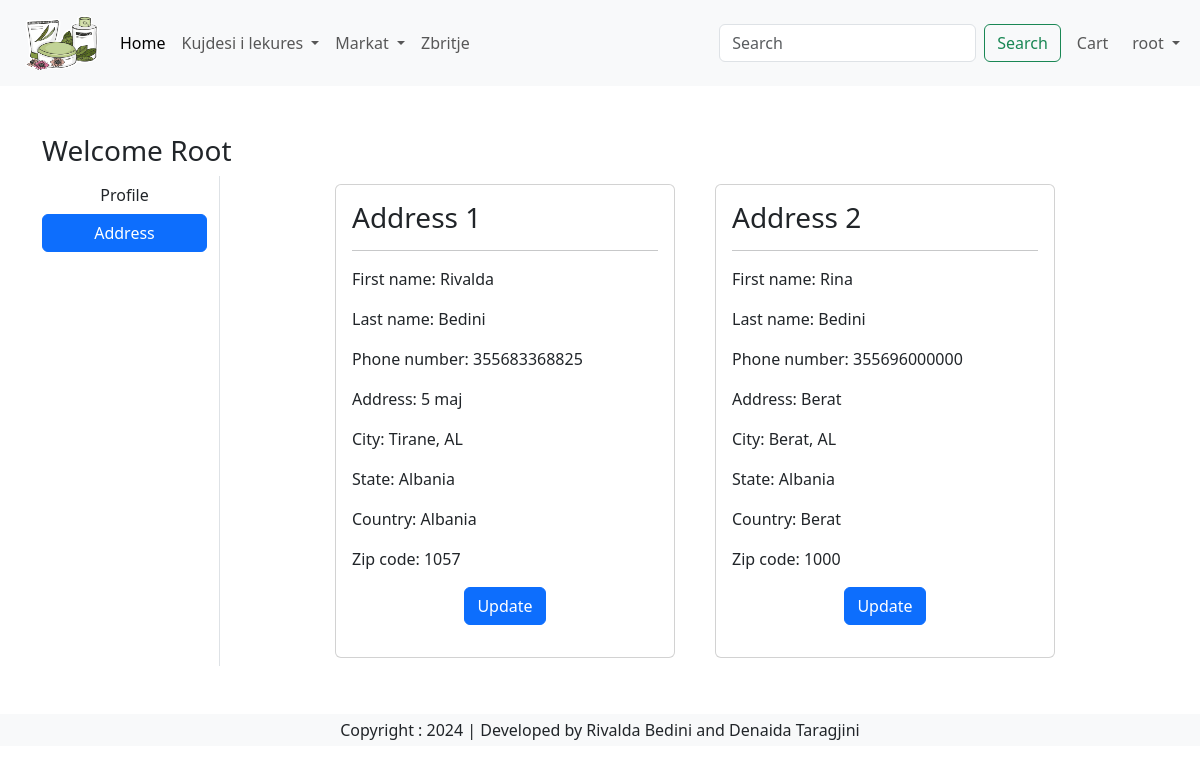
The page /address/ (signed in) on the database its author committed.
### app/models.py (models this page shows, shortened)
class Customer(models.Model):
    user = models.ForeignKey(User, on_delete=models.CASCADE)
    first_name = models.CharField(max_length=100)
    last_name = models.CharField(max_length=100)
    email = models.EmailField(unique=True)
    phone_number = models.CharField(max_length=15, blank=True, null=True)
    address = models.TextField(blank=True, null=True)
    city = models.ForeignKey(City, on_delete=models.SET_NULL, null=True, blank=True)
    state = models.ForeignKey(State, on_delete=models.SET_NULL, null=True, blank=True)
    country = models.CharField(max_length=100, blank=True, null=True)
    zip_code = models.CharField(max_length=20, blank=True, null=True)
    date_joined = models.DateTimeField(auto_now_add=True)
    updated_at = models.DateTimeField(auto_now=True)
    class Meta:
        verbose_name = 'Customer'
        verbose_name_plural = 'Customers'

class City(models.Model):
    name = models.CharField(max_length=100)
    state = models.ForeignKey(State, on_delete=models.CASCADE, related_name='cities')
    class Meta:
        verbose_name = 'City'
        verbose_name_plural = 'Cities'
    def __str__(self):
        return f"{self.name}, {self.state.abbreviation}"

class State(models.Model):
    abbreviation = models.CharField(max_length=2, unique=True)
    name = models.CharField(max_length=100)
    class Meta:
        verbose_name = 'State'
        verbose_name_plural = 'States'
    def __str__(self):
        return self.name

### app/views.py (the view)
# urls.py: path('address/',login_required(views.address),name='address'),
def address(request):
    add = Customer.objects.filter(user= request.user)
    context = {
        'add':add,
        **get_categories_and_brands(),
    }
    return render(request,'app/address.html',context)

### app/views.py (called while the page is built)
def get_categories_and_brands():
    return {
        'categories': Category.objects.all(),
        'brands': Brand.objects.all(),
    }

### app/templates/app/address.html (shortened to what this page needs)
{% extends "app/base.html" %}
{% load static %}
{% block main-content %}
<div class="container my-5">
    <div class="row">
        <h3>Welcome <span class="text-capitalize">{{ request.user }}</span></h3>
        <div class="col-sm-2 border-end">
            <ul class="list-unstyled">
                <li class="d-grid"><a href="{% url 'profile' %}" class="btn">Profile</a></li>
                <li class="d-grid"><a href="{% url 'address' %}" class="btn btn-primary">Address</a></li>
            </ul>
        </div>
        <div class="col-sm-8 offset-sm-1">
            <div class="row">
                {% for add in add %}
                    <div class="col-sm-6">
                        <div class="card m-2">
                            <div class="card-body">
                                <h3>Address {{ forloop.counter }}</h3>
                                <hr>
                                <p>First name: {{ add.first_name }} </p>
                                <p>Last name: {{ add.last_name }}</p>
                                <p>Phone number: {{ add.phone_number }}</p>
                                <p>Address: {{ add.address }}</p>
                                <p>City: {{ add.city }}</p>
                                <p>State: {{ add.state }}</p>
                                <p>Country: {{ add.country }}</p>
                                <p>Zip code: {{ add.zip_code }}</p>
                                <p class="text-center"><a href="{% url 'updateAddress' pk=add.id %}" type="button" class="btn btn-primary">Update</a></p>
                            </div>
                        </div>
                    </div>
                {% endfor %}
            </div>
        </div>
    </div>
</div>
{% endblock main-content %}

### app/templates/app/base.html (shortened to what this page needs)
<!DOCTYPE html>
{% load static %}
<html lang="en">
<head>
    <link href="https://cdn.jsdelivr.net/npm/bootstrap@5.3.3/dist/css/bootstrap.min.css" rel="stylesheet">
    <link rel="stylesheet" href="{% static 'app/css/owl.carousel.min.css' %}" />
    <link rel="stylesheet" href="{% static 'app/css/all.min.css' %}" />
    <link rel="stylesheet" href="{% static 'app/css/style.css' %}" />
</head>
<body>
    <nav class="navbar navbar-expand-lg navbar-light bg-light">
        <div class="container-fluid">
            <a class="navbar-brand p-0 m-0" href="/">
                <img src="{% static "app/images/logo.png" %}" width="100" height="70" />
            </a>
            <div class="collapse navbar-collapse" id="navbarSupportedContent">
            <ul class="navbar-nav me-auto mb-2 mb-lg-0">
              {% if request.user.is_authenticated %}
                <li class="nav-item">
                    <a class="nav-link active" aria-current="page" href="/">Home</a>
                </li>
                <li class="nav-item dropdown">
                    <a class="nav-link dropdown-toggle" href="#" id="navbarDropdown" role="button" data-bs-toggle="dropdown" aria-expanded="false">
                        Kujdesi i lekures
                    </a>
                </li>
                <li class="nav-item dropdown">
                    <a class="nav-link dropdown-toggle" href="#" id="navbarDropdown" role="button" data-bs-toggle="dropdown" aria-expanded="false">
                        Markat
                    </a>
                </li>
                <li class="nav-item">
                    <a class="nav-link" href="#">Zbritje</a>
                </li>
            </ul>
            <form class="d-flex" >
                <input class="form-control me-2" type="search" placeholder="Search" aria-label="Search">
                <button class="btn btn-outline-success" type="submit">Search</button>
            </form>
            <ul  class="navbar-nav justify-content-end">
                <li class="nav-item mx-2">
                    <a class="nav-link" href="{% url 'cart' %}">Cart </a>
                </li>
                <li class="nav-item dropdown">
                    <a class="nav-link dropdown-toggle" href="#" id="navbarDropdown" role="button" data-bs-toggle="dropdown" aria-expanded="false">
                        {{request.user.username}}
                    </a>
                </li>
                {% endif %}
            </ul>
            </div>
        </div>
    </nav>
    {% block main-content %}{% endblock main-content %}
    <footer class="container-fluid text-center bg-light p-1 mt-5">
        Copyright : 2024 | Developed by Rivalda Bedini and Denaida Taragjini
    </footer>
</body>
</html>

### rows shown on the page
Customer: first_name "Rivalda", last_name "Bedini", phone_number "355683368825", address "5 maj", city "Tirane, AL", state "Albania", country "Albania", zip_code "1057"
Customer: first_name "Rina", last_name "Bedini", phone_number "355696000000", address "Berat", city "Berat, AL", state "Albania", country "Berat", zip_code "1000"

### other values the page prints
{{ request.user.username }} "root"
{{ request.user }} "Root"
